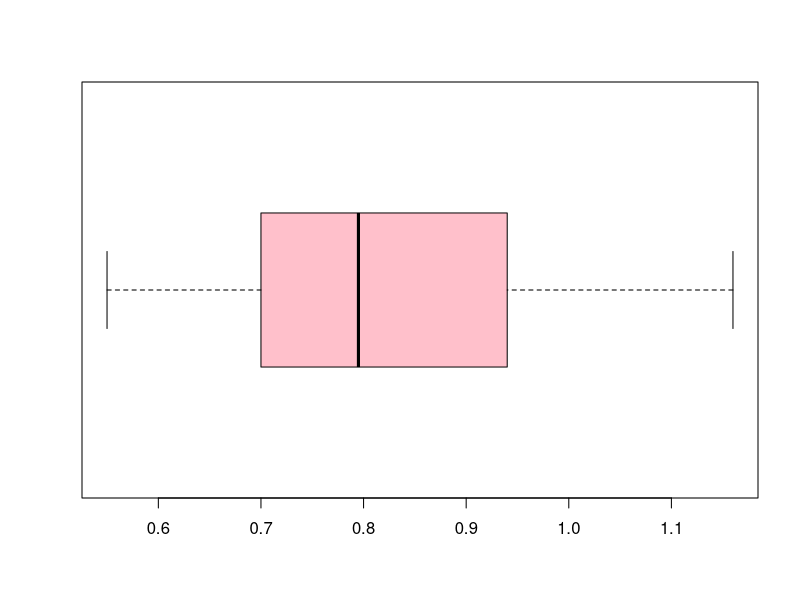
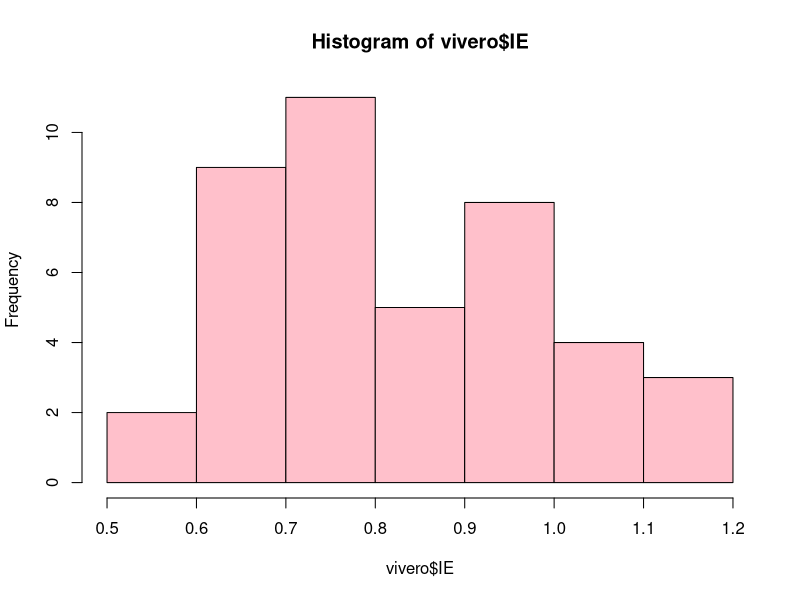
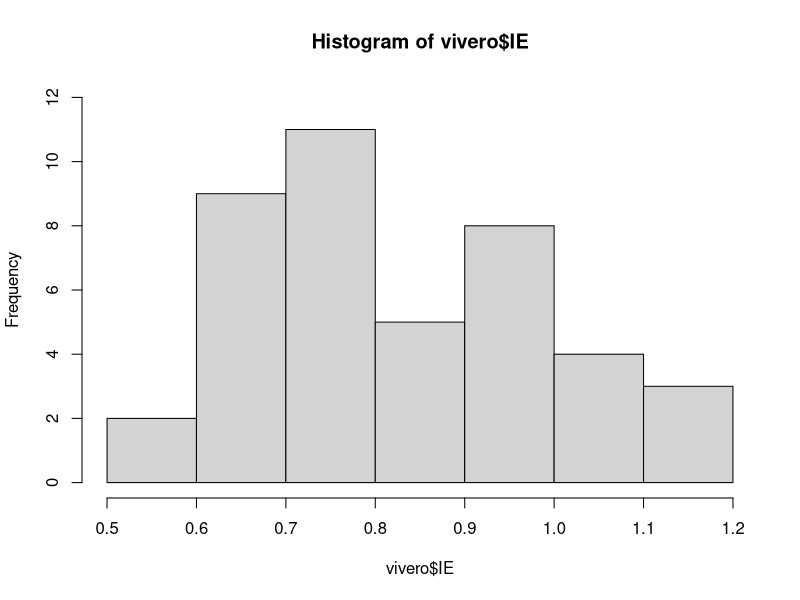
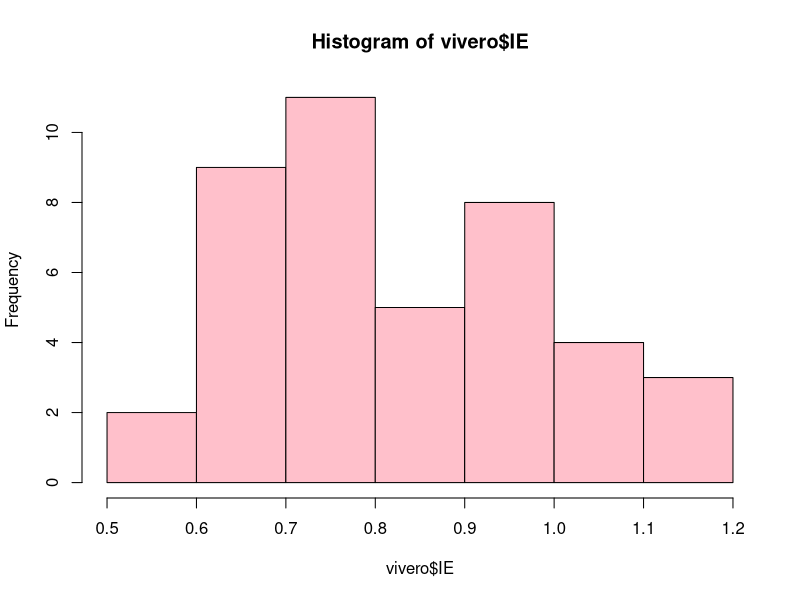

The R source for these figures, in order:
# APPT
#09/02/2022
#SESION SEMANA 4 SALA DE COMPUTO



# Importar datos ----------------------------------------------------------

vivero <- read.csv("CLASES/BasadeDatosVivero.csv", header = TRUE)

# Estadistica descriptiva -------------------------------------------------



# Medidas de Tendencia Central ---------------------------------

mean(vivero$IE)
median(vivero$IE)
range(vivero$IE)
fivenum(vivero$IE)


boxplot(vivero$IE, horizontal = T, col = "pink")
hist(vivero$IE, col = "pink")
hist(vivero$IE, ylim =  c(0,12))
hist(vivero$IE, col = "pink")

frec <- table(vivero$IE)


